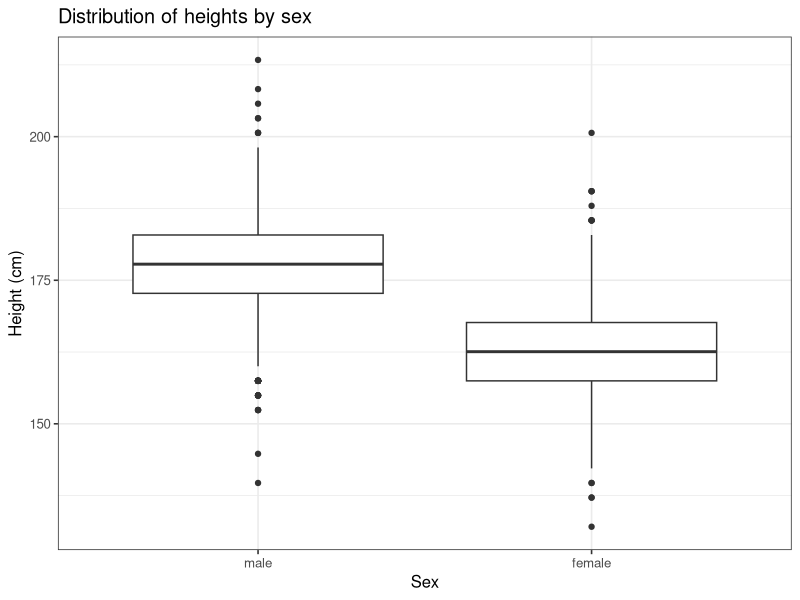
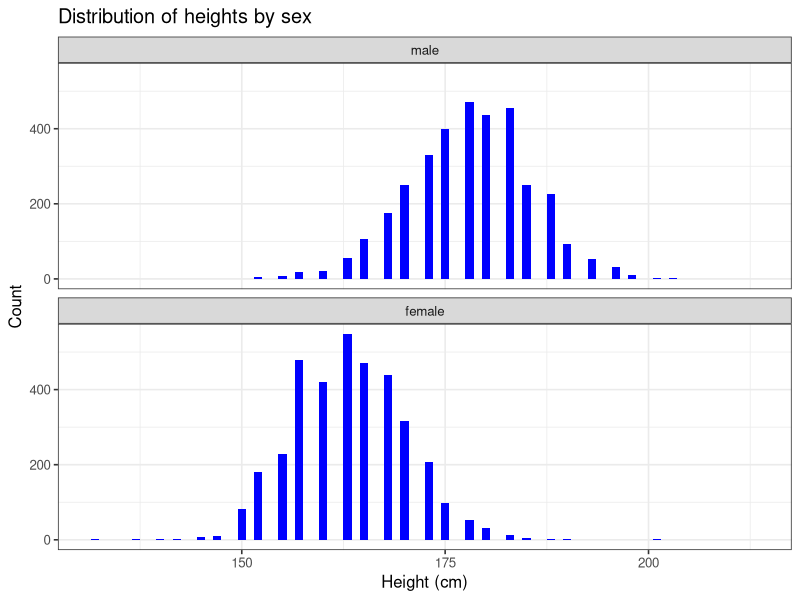
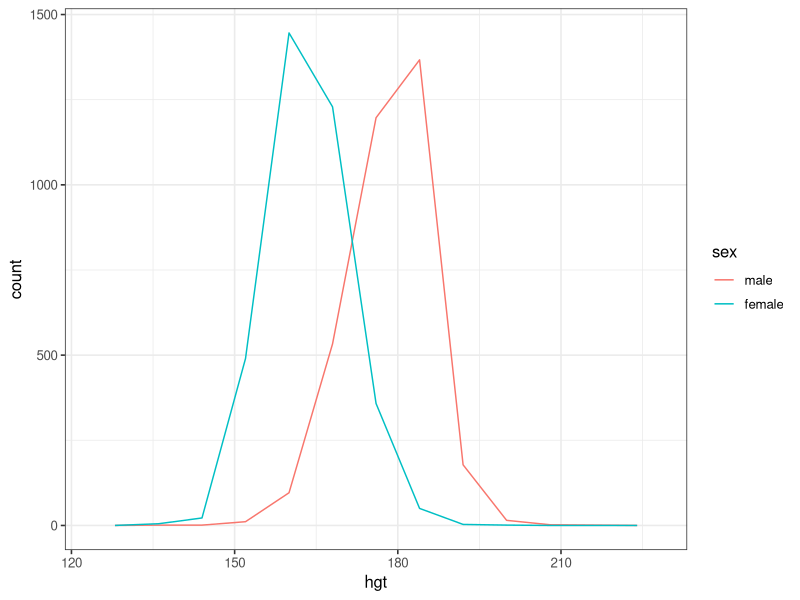
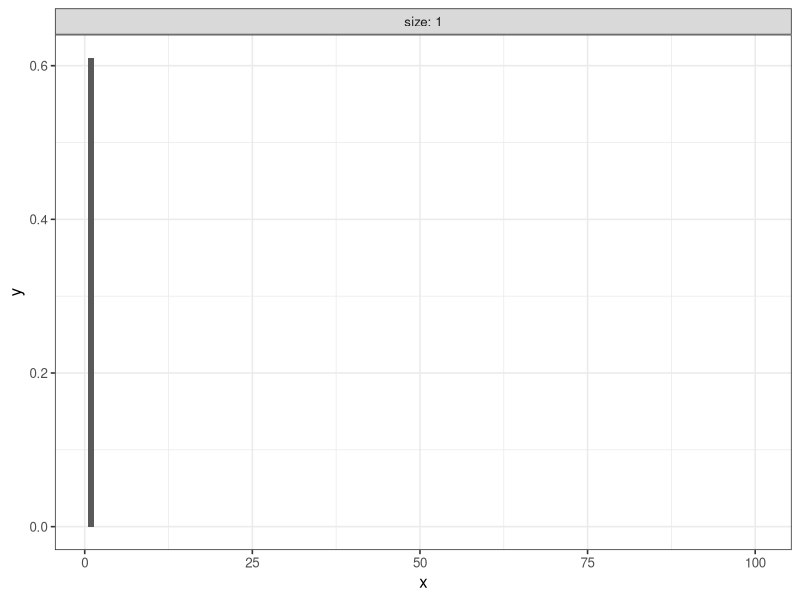
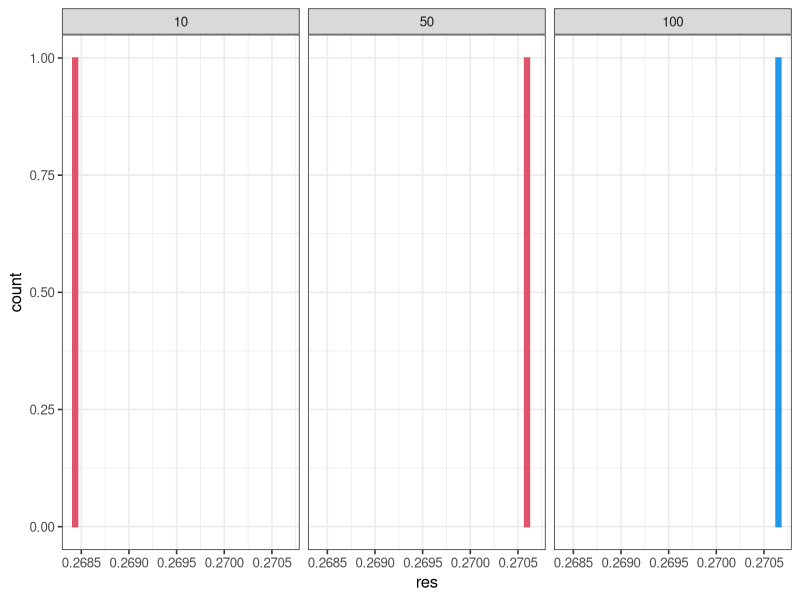

Reproduce these figures in R, in order.
## ---- chunk 1
knitr::opts_chunk$set(echo = TRUE)

options(dplyr.summarise.inform = FALSE)
library(tidyverse)

# set theme used for plotting
theme_set(theme_bw(base_size = 12))

# Modelr package
library(modelr)

library(ggplot2)

## ---- chunk 2
heights <- heights

heights
## ---- chunk 3
heights$hgt <- heights$height * 2.54

heights$wgt <- heights$weight * 0.45359237

heights
## ---- chunk 4
ggplot(heights, aes(x = sex, y = hgt)) + 
  geom_boxplot() +
  xlab("Sex") +
  ylab("Height (cm)") +
  ggtitle("Distribution of heights by sex")
## ---- chunk 5
ggplot(heights, aes(x = hgt)) +
  geom_histogram(binwidth = 1, fill = "blue") +
  facet_wrap(~ sex, ncol = 1) +
  xlab("Height (cm)") +
  ylab("Count") +
  ggtitle("Distribution of heights by sex")
## ---- chunk 6
#?heights
ggplot(heights, aes(x = hgt, color = sex, fill = sex)) +
  geom_freqpoly(binwidth = 8)
## ---- chunk 7
hgt_summary <- heights %>%
  group_by(sex) %>%
  summarize(
    hgt_mean = mean(hgt),
    hgt_sd = sd(hgt),
    counts = n()
)

hgt_summary
## ---- chunk 8
# Tøl frá https://en.wikipedia.org/wiki/Average_human_height_by_country
# Land brúk: Bretland
hgt_males   <- tibble(hgt = rnorm(3604, mean = 175, sd = 2.5), sex = "male")
hgt_females <- tibble(hgt = rnorm(3402, mean = 161.3, sd = 2.5), sex = "female")

hgt_sim <-
  rbind(
    hgt_males,
    hgt_females
  )

hgt_sim
## ---- chunk 9

## ---- chunk 10

## ---- chunk 11

## ---- chunk 12

## ---- chunk 13

## ---- chunk 14

## ---- chunk 15

## ---- chunk 16

## ---- chunk 17

## ---- chunk 18

## ---- chunk 19

## ---- chunk 20

## ---- chunk 21

## ---- chunk 22
x_values <- 1:100
prob <- 0.61
# size <- c(1,2,3,10)

pdata_s1 <- tibble(x = x_values,
                    size = 1,
                    y = dbinom(x_values, size, prob))
pdata_s2 <- tibble(x = x_values,
                    size = 2,
                    y = dbinom(x_values, size, prob))
pdata_s3 <- tibble(x = x_values,
                    size = 3,
                    y = dbinom(x_values, size, prob))
pdata_s10 <- tibble(x = x_values,
                    size = 10,
                    y = dbinom(x_values, size, prob))

pdata_s <- rbind(pdata_s1
                 # pdata_n20,
                 # pdata_n50,
                 # pdata_n100
                 )

ggplot() +
  geom_bar(data=pdata_s, aes(x, y), stat = "identity") +
  # ylab("pmf") +
  facet_wrap(~ size, labeller = label_both) #+

# df <- data.frame(x, dbinom=dbinom(x, size, prob)) 
# 
# ggplot(df, aes(x, dbinom)) +
#   geom_bar(stat='identity') + 
#   facet_wrap(~x)
## ---- chunk 23

## ---- chunk 24

## ---- chunk 25

## ---- chunk 26

## ---- chunk 27

## ---- chunk 28
n = c(10, 50, 100)
data = tibble(x = 1, n = n, p = 2/n, res = dbinom(1, n, 2/n))
data
#data = tibble(dbinom(c(1, 1, 1), 100, 2/100), )
ggplot(data, aes(x = res)) +
  geom_bar(colour = n, fill = n) +
  facet_wrap(~ n)
  #facet_wrap()
#data

## ---- chunk 29

## ---- chunk 30

## ---- chunk 31

## ---- chunk 32

## ---- chunk 33

## ---- chunk 34

## ---- chunk 35

## ---- chunk 36
